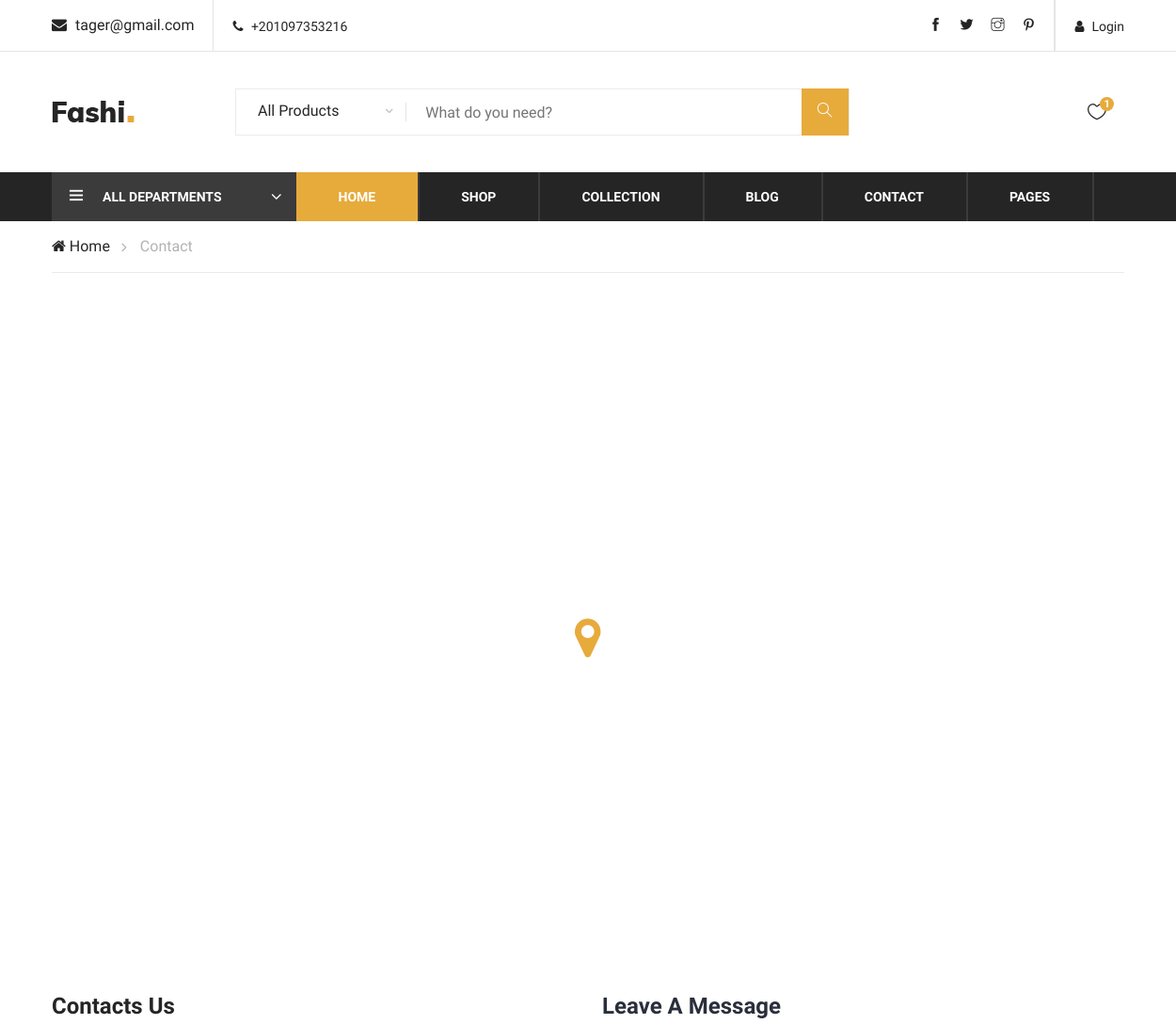
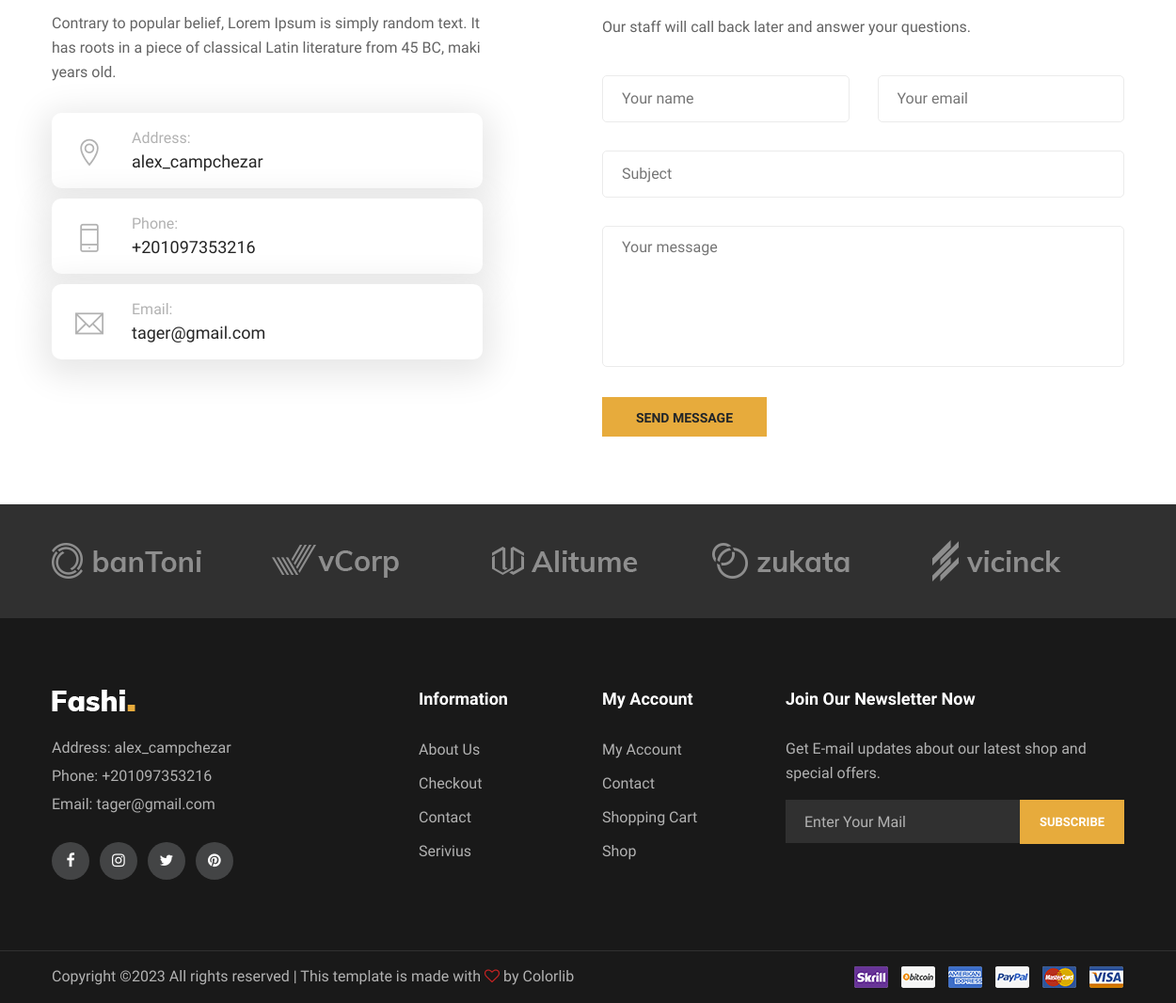
The page /contact.php on the database its author committed (2 pictures, top to bottom).
### tables this page shows
CREATE TABLE `side_info` (
  `id` int(11) NOT NULL,
  `site_name` varchar(50) NOT NULL,
  `site_image` text NOT NULL,
  `site_address` varchar(50) NOT NULL,
  `site_location` text NOT NULL,
  `site_phone` varchar(30) NOT NULL,
  `site_email` varchar(50) NOT NULL,
  `site_facebook` varchar(50) NOT NULL,
  `site_twitter` varchar(50) NOT NULL,
  `site_pinterest` varchar(50) NOT NULL,
  `site_instagram` varchar(50) NOT NULL
);

### contact.php (the view, shortened to what this page needs)
<?php
   include('design_website/header.php');
?>
    <header class="header-section">
      <?php include('design_website/header_top.php');?>
      <?php include('design_website/navbar.php');?>
    </header>
    <div class="breacrumb-section">
        <div class="container">
            <div class="row">
                <div class="col-lg-12">
                    <div class="breadcrumb-text">
                        <a href="#"><i class="fa fa-home"></i> Home</a>
                        <span>Contact</span>
                    </div>
                </div>
            </div>
        </div>
    </div>
    <div class="map spad">
        <div class="container">
            <div class="map-inner">
                <iframe
                    src="https://www.google.com/maps/embed?pb=!1m18!1m12!1m3!1d48158.305462977965!2d-74.13283844036356!3d41.02757295168286!2m3!1f0!2f0!3f0!3m2!1i1024!2i768!4f13.1!3m3!1m2!1s0x89c2e440473470d7%3A0xcaf503ca2ee57958!2sSaddle%20River%2C%20NJ%2007458%2C%20USA!5e0!3m2!1sen!2sbd!4v1575917275626!5m2!1sen!2sbd"
                    height="610" style="border:0" allowfullscreen="">
                </iframe>
                <div class="icon">
                    <i class="fa fa-map-marker"></i>
                </div>
            </div>
        </div>
    </div>
    <section class="contact-section spad">
        <div class="container">
            <div class="row">
                <div class="col-lg-5">
                    <div class="contact-title">
                        <h4>Contacts Us</h4>
                        <p>Contrary to popular belief, Lorem Ipsum is simply random text. It has roots in a piece of
                            classical Latin literature from 45 BC, maki years old.</p>
                    </div>
                    <div class="contact-widget">
                        <div class="cw-item">
                            <div class="ci-icon">
                                <i class="ti-location-pin"></i>
                            </div>
                            <div class="ci-text">
                                <span>Address:</span>
                                <p><?=$row_info['site_address'];?></p>
                            </div>
                        </div>
                        <div class="cw-item">
                            <div class="ci-icon">
                                <i class="ti-mobile"></i>
                            </div>
                            <div class="ci-text">
                                <span>Phone:</span>
                                <p> <?=$row_info['site_phone'];?></p>
                            </div>
                        </div>
                        <div class="cw-item">
                            <div class="ci-icon">
                                <i class="ti-email"></i>
                            </div>
                            <div class="ci-text">
                                <span>Email:</span>
                                <p><?=$row_info['site_email'];?></p>
                            </div>
                        </div>
                    </div>
                </div>
                <div class="col-lg-6 offset-lg-1">
                    <div class="contact-form">
                        <div class="leave-comment">
                            <h4>Leave A Message</h4>
                            <p>Our staff will call back later and answer your questions.</p>
                            <form  class="comment-form">
                                <div class="row">
                                    <div class="col-lg-6">
                                        <input type="text" name="username" placeholder="Your name" id="username">
                                    </div>
                                    <div class="col-lg-6">
                                        <input type="email" name="email"  placeholder="Your email" id="email">
                                    </div>
                                    <div class="col-lg-12">
                                        <input type="text" name="m_title"  placeholder="Subject" id="m_title">
                                    </div>
                                    <div class="col-lg-12">
                                        <textarea placeholder="Your message" name="message" id="message"></textarea>
                                    </div>
                                    <div class="col-lg-12">
                                    <a class="site-btn send_message">Send message</a>
                                    </div>
                                </div>
                            </form>
                        </div>
                    </div>
                </div>
            </div>
        </div>
    </section>
    <div class="partner-logo">
        <div class="container">
            <div class="logo-carousel owl-carousel">
                <div class="logo-item">
                    <div class="tablecell-inner">
                        <img src="img/logo-carousel/logo-1.png" alt="">
                    </div>
                </div>
                <div class="logo-item">
                    <div class="tablecell-inner">
                        <img src="img/logo-carousel/logo-2.png" alt="">
                    </div>
                </div>
                <div class="logo-item">
                    <div class="tablecell-inner">
                        <img src="img/logo-carousel/logo-3.png" alt="">
                    </div>
                </div>
                <div class="logo-item">
                    <div class="tablecell-inner">
                        <img src="img/logo-carousel/logo-4.png" alt="">
                    </div>
                </div>
                <div class="logo-item">
                    <div class="tablecell-inner">
                        <img src="img/logo-carousel/logo-5.png" alt="">
                    </div>
                </div>
            </div>
        </div>
    </div>
    <?php include('design_website/footer.php');?>

### design_website/header_top.php (shortened to what this page needs)
<?php
$select_info="SELECT * FROM side_info";
$rslt_info=$conn->query($select_info);
$row_info=$rslt_info->fetch_assoc();
?>
<div class="header-top">
                <div class="container">
                <div class="<?php if(isset($_SESSION['user_web'])) echo 'ht-right';?>">
                <div class="ht-left">
                    <div class="mail-service">
                        <i class=" fa fa-envelope"></i>
                       <?=$row_info['site_email'];?>
                    </div>
                    <div class="phone-service">
                        <i class=" fa fa-phone"></i>
                        <?=$row_info['site_phone'];?>
                    </div>
                </div>
                <div class="ht-right">
                   <?php if (isset($_SESSION['user_web'])){?>
                   <a href="design_functions/logout.php" class="login-panel" >Logout</a>
                   <?php } else{?>
                   <a href="login.php" class="login-panel"><i class="fa fa-user"></i>Login</a>
                   <?php }?>
                    <div class="top-social">
                        <a href="<?=$row_info['site_facebook'];?>"><i class="ti-facebook"></i></a>
                        <a href="<?=$row_info['site_twitter'];?>"><i class="ti-twitter-alt"></i></a>
                        <a href="<?=$row_info['site_instagram'];?>"><i class="ti-instagram"></i></a>
                        <a href="<?=$row_info['site_pinterest'];?>"><i class="ti-pinterest"></i></a>
                    </div>
                </div>
                </div>
            </div>
        </div>
        <div class="container">
            <div class="inner-header">
                <div class="row">
                    <div class="col-lg-2 col-md-2">
                        <div class="logo">
                            <a href="./index.php">
                                <img src="img/logo.png" alt="">
                            </a>
                        </div>
                    </div>
                    <div class="col-lg-7 col-md-7"  >
                        <div class="advanced-search"  style="position: relative;">
                            <button type="button" class="category-btn">All Products &nbsp;&nbsp;  </button>
                            <div class="input-group">
                                <input type="text" placeholder="What do you need?" class="search_product">
                                <button type="button"><i class="ti-search"></i></button>
                            </div>
                        </div>
                        <div class="rslt_serch p-3 px-4 " style="z-index:33; position:absolute; top:55px ; left:35px; width:89%; " >
                        </div>
                    </div>
                    <div class="col-lg-3 text-right col-md-3">
                        <ul class="nav-right" style="display:<?=$display_none?>;"  >
                            <li class="heart-icon">
                                <a href="#">
                                    <i class="icon_heart_alt"></i>
                                    <span>1</span>
                                </a>
                            </li>
                        </ul>
                    </div>
                </div>
            </div>
        </div>

### design_website/footer.php (shortened to what this page needs)
<footer class="footer-section">
        <div class="container">
            <div class="row">
                <div class="col-lg-3">
                    <div class="footer-left">
                        <div class="footer-logo">
                            <a href="#"><img src="img/footer-logo.png" alt=""></a>
                        </div>
                        <ul>
                            <li>Address: <?=$row_info['site_address'];?></li>
                            <li>Phone: <?=$row_info['site_phone'];?></li>
                            <li>Email: <?=$row_info['site_email'];?></li>
                        </ul>
                        <div class="footer-social">
                            <a href="<?=$row_info['site_facebook'];?>"><i class="fa fa-facebook"></i></a>
                            <a href="<?=$row_info['site_instagram'];?>"><i class="fa fa-instagram"></i></a>
                            <a href="<?=$row_info['site_twitter'];?>"><i class="fa fa-twitter"></i></a>
                            <a href="<?=$row_info['site_pinterest'];?>"><i class="fa fa-pinterest"></i></a>
                        </div>
                    </div>
                </div>
                <div class="col-lg-2 offset-lg-1">
                    <div class="footer-widget">
                        <h5>Information</h5>
                        <ul>
                            <li><a href="index.php">About Us</a></li>
                            <li><a href="#">Checkout</a></li>
                            <li><a href="contact.php">Contact</a></li>
                            <li><a href="#">Serivius</a></li>
                        </ul>
                    </div>
                </div>
                <div class="col-lg-2">
                    <div class="footer-widget">
                        <h5>My Account</h5>
                        <ul>
                            <li><a href="#">My Account</a></li>
                            <li><a href="contact.php">Contact</a></li>
                            <?php
if(!isset($_SESSION['user_web'])){
?>
                            <li><a href="login.php">Shopping Cart</a></li>
<?php
} else{
?>
                             <li><a href="shopping-cart.php">Shopping Cart</a></li>
<?php } ?>
                            <li><a href="shop.php">Shop</a></li>
                        </ul>
                    </div>
                </div>
                <div class="col-lg-4">
                    <div class="newslatter-item">
                        <h5>Join Our Newsletter Now</h5>
                        <p>Get E-mail updates about our latest shop and special offers.</p>
                        <form action="#" class="subscribe-form">
                            <input type="text" placeholder="Enter Your Mail">
                            <button type="button">Subscribe</button>
                        </form>
                    </div>
                </div>
            </div>
        </div>
        <div class="copyright-reserved">
            <div class="container">
                <div class="row">
                    <div class="col-lg-12">
                        <div class="copyright-text">
                             Copyright &copy;<script>document.write(new Date().getFullYear());</script> All rights reserved | This template is made with <i class="fa fa-heart-o" aria-hidden="true"></i> by <a href="https://colorlib.com" target="_blank">Colorlib</a>
                        </div>
                        <div class="payment-pic">
                            <img src="img/payment-method.png" alt="">
                        </div>
                    </div>
                </div>
            </div>
        </div>
</footer>
</body>
</html>

### rows shown on the page
side_info: site_email "tager@gmail.com", site_phone "+201097353216", site_address "alex_campchezar"
